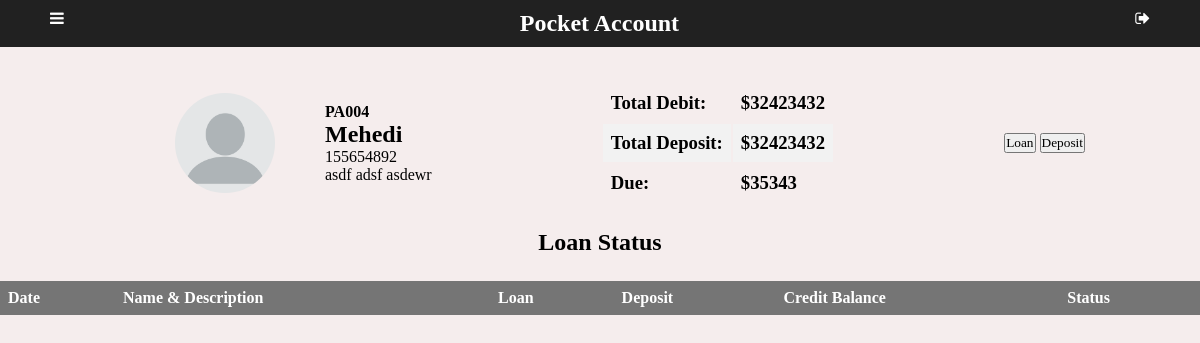
Page /debtorprofile/4 (signed in) on the earlier database version.
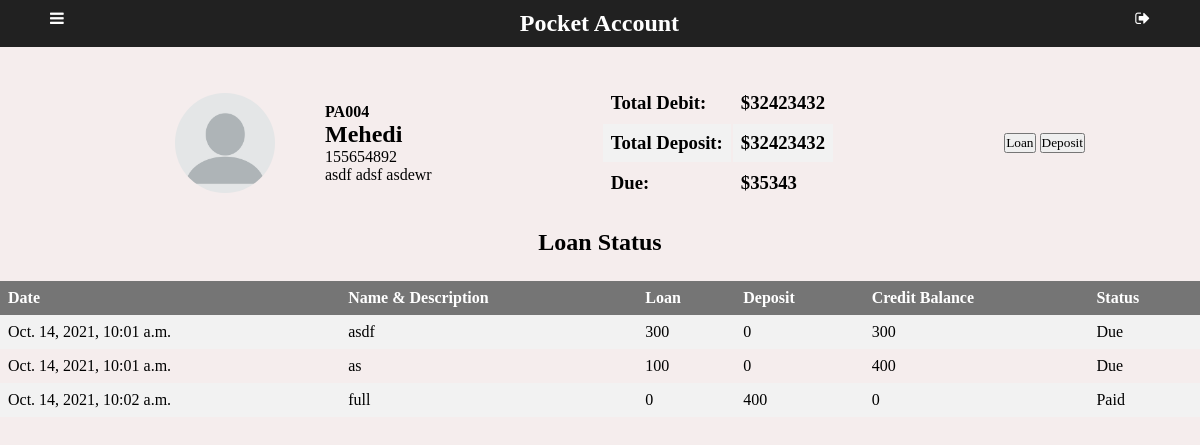
Same page on the later database version.
### app/models.py (models this page shows)
class Debtor(models.Model):
    debtorName = models.CharField(max_length=50)
    phone = models.CharField(max_length=15, blank=True, null= True)
    address = models.TextField(blank=True, null= True)
    img = models.ImageField(upload_to='pics', null=True, blank=True)
    lender = models.ForeignKey(User, on_delete=models.SET_NULL, blank=True, null=True)
    totalbalance = models.IntegerField(default=0, null=True, blank=True)
    def __str__(self):
        return "PA00" +str(self.id)

class Account(models.Model):
    debtor = models.ForeignKey(Debtor, on_delete=models.SET_NULL, blank=True, null=True)
    description = models.TextField(blank=True, null= True)
    loan = models.IntegerField(default=0, null=True, blank=True)
    deposit = models.IntegerField(default=0, null=True, blank=True)
    balance = models.IntegerField(default=0, null=True, blank=True)
    date = models.DateTimeField(auto_now_add=True)
    status = models.BooleanField(default=False, null=True, blank=False)

### app/views.py (the view)
# urls.py: path('debtorprofile/<int:id>', views.debtorprofile, name='debtorprofile'),
@login_required(login_url='login')
def debtorprofile(request, id):
    profile = Debtor.objects.get(id=id)
    account = Account.objects.filter(debtor=profile).order_by('date')
    return render(request, "app/debtorprofile.html",{
        "profile": profile,
        "accounts": account,
    })

### app/templates/app/debtorprofile.html (shortened to what this page needs)
{% extends "app/layout.html" %}
{% block body %}
<main>
    <div class="profile">
        <div class="mainprofile">
            <img src="{% static 'app/img/avatar.png' %}" alt="Avatar" class="avatar" />
            <div class="userprofile">
                <h4>{{ profile }}</h4>
                <h2>{{ profile.debtorName }}</h2>
                <p>{{ profile.phone }}</p>
                <p>{{ profile.address }}</p>
            </div>
        </div>
        <div class="totaldebitdeposit">
            <table id="totalid">
                <tr>
                    <td><h3>Total Debit:</h3></td>
                    <td class="amount"><h3>$32423432</h3></td>
                </tr>
                <tr>
                    <td><h3>Total Deposit:</h3></td>
                    <td class="amount"><h3>$32423432</h3></td>
                </tr>
                <tr>
                    <td><h3>Due:</h3></td>
                    <td class="amount"><h3>$35343</h3></td>
                </tr>
            </table>
        </div>
        <div class="buttons">
            <button type="button" onclick="ModalFunc(loanbtn)" id="loanbtn">Loan</button>
            <button type="button" onclick="ModalFunc(depositbtn)" id="depositbtn">Deposit</button>
        </div>
    </div>
    <div class="tablecontainer" style="margin: 0 0">
        <h2>Loan Status</h2>
        <table>
            <tr>
                <th>Date</th>
                <th>Name & Description</th>
                <th>Loan</th>
                <th>Deposit</th>
                <th>Credit Balance</th>
                <th>Status</th>
            </tr>
            {% for account in accounts %}
              <tr>
                <td>{{ account.date }}</td>
                <td>{{ account.description }}</td>
                <td>{{ account.loan }}</td>
                <td>{{ account.deposit }}</td>
                <td>{{ account.balance }}</td>
                {% if account.status %}
                  <td>Paid</td>
                {% else %}
                <td>Due</td>
                {% endif %}
              </tr>
            {% endfor %}
        </table>
    </div>
</main>
{% endblock %}

### app/templates/app/layout.html (shortened to what this page needs)
{% load static %}
<!DOCTYPE html>
<html lang="en">
    <head>
        <link rel="stylesheet" type="text/css" href="{% static 'app/css/main.css' %}">
        <link rel="stylesheet" type="text/css" href="{% static 'app/css/font-awesome.css' %}">
    </head>
    <body >
        <nav>
            <a onclick="openNav()"></a>
            <h1>Pocket Account</h1>
            <a href="{% url 'logout' %}"></a>
        </nav>
        {% block body %}{% endblock %}
    </body>
</html>

### app/static/app/css/main.css (style rules this page uses)
* { margin: 0; padding: 0; box-sizing: border-box; font-family: Serif; }
body { background-color: #f5eded; max-width: 1400px; margin: auto; }
nav { background-color: #212121; color: white; display: flex; justify-content: space-between; padding: 10px 50px; }
main { display: flex; justify-content: center; flex-wrap: wrap; }
a { text-decoration: none; color: white; cursor: pointer; }
.tablecontainer { text-align: center; margin: 10%; width: 100%; }
.tablecontainer h2 { margin: 25px; }
.tablecontainer table { border-collapse: collapse; width: 100%; }
th, td { text-align: left; padding: 8px; }
tr:nth-child(even) { background-color: #f2f2f2; }
th { background-color: #757575; color: white; }
.profile { display: flex; width: 80%; justify-content: space-between; flex-wrap: wrap; align-items: center; margin: 35px 0 0 10px; }
.profile img { width: 100px; height: 100px; border-radius: 50px; margin: 0 50px; }
.mainprofile { display: flex; flex-wrap: wrap; align-items: center; justify-content: center; }

### app/templates/app/debtorprofile.html (style rules this page uses)
body { font-family: Arial, Helvetica, sans-serif; }

Differences in the rows shown:
added Account: date "Oct. 14, 2021, 10:01 a.m.", description "asdf", loan "300", deposit "0", balance "300", status "Due"
added Account: date "Oct. 14, 2021, 10:01 a.m.", description "as", loan "100", deposit "0", balance "400", status "Due"
added Account: date "Oct. 14, 2021, 10:02 a.m.", description "full", loan "0", deposit "400", balance "0", status "Paid"
